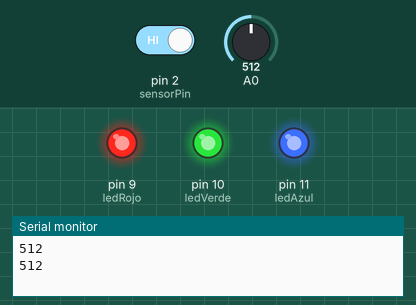
The sketch below on a simulated Arduino Uno, built with avr-gcc and run on an emulated ATmega328P. Parts: output pins drawn as LEDs (lit = HIGH), the last lines printed to the serial monitor. The test bench sets the inputs (shaded band); at power-on: A0 = 512, pin 2 (sensorPin) HIGH.

Above: at 1.8 s.
1.9 s: A0 set to 749
3.4 s: A0 set to 760
At 4.5 s:
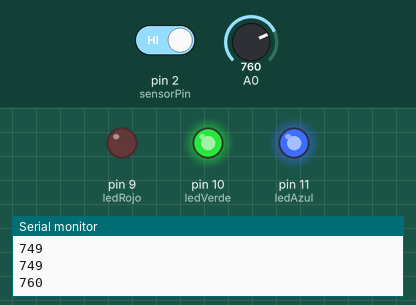
7.5 s: A0 set to 880
At 8.8 s:
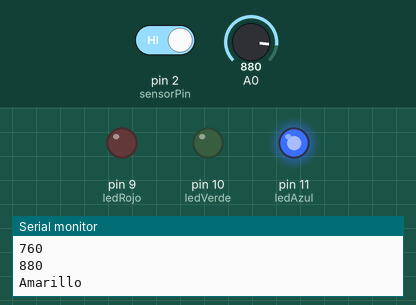
11.6 s: pin 2 (sensorPin) driven LOW
At 13.4 s:
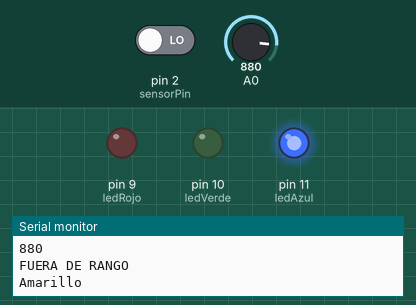
14.0 s: A0 set to 898
17.0 s: A0 set to 920
At 19.2 s:
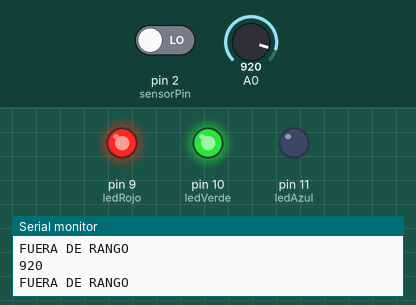
Timing chart, 0 to 20.7 s (numbered marks = the images above; inputs shaded):
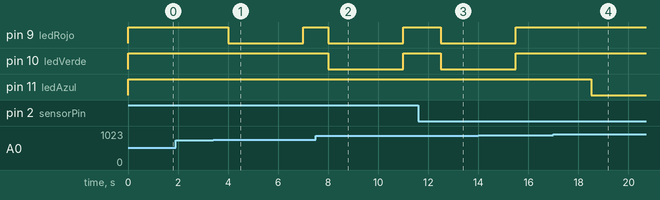

The sketch:

sketch_jan06a.ino
```cpp
int ledRojo  =  9; //Declaro pin para cátodo del rojo
int ledVerde = 10; //Declaro pin para cátodo del verde
int ledAzul  = 11; //Declaro pin para cátodo del azul
int sensorPin = 2;

void setup() {
  Serial.begin(9600);
  pinMode(ledRojo, OUTPUT);  //Configuro el pin 9 como salida
  pinMode(ledVerde, OUTPUT); //Configuro el pin 10 como salida
  pinMode(ledAzul, OUTPUT);  //Configuro el pin 11 como salida
  pinMode(sensorPin,INPUT);
}

void loop() {
  int sensor = analogRead(A0);
  Serial.println(sensor);
  int estado=digitalRead(sensorPin);
  if(estado!=1){
    Serial.println("FUERA DE RANGO");
    delay(500);
  }
  //Amarillo
  if(sensor>=870 && sensor<=897){
    analogWrite(ledRojo,0);
    analogWrite(ledVerde,0);
    analogWrite(ledAzul,255);
    Serial.println("Amarillo");
    delay(3000);
  }
  //Rojo
  if(sensor>=760 && sensor<=775){
    analogWrite(ledRojo,0);
    analogWrite(ledVerde,255);
    analogWrite(ledAzul,255);
    delay(3000);
  }
  //Verde
  if(sensor>=950 && sensor<=990){
    analogWrite(ledRojo,255);
    analogWrite(ledVerde,0);
    analogWrite(ledAzul,255);
    delay(3000);
  }
  //Azul
  if(sensor>=910 && sensor<=930){
    analogWrite(ledRojo,255);
    analogWrite(ledVerde,255);
    analogWrite(ledAzul,0);
    delay(3000);
  }
  analogWrite(ledRojo,255);
  analogWrite(ledVerde,255);
  analogWrite(ledAzul,255);
  delay(1000);
}
```

Measured:
- the behaviour switches between 759 and 760 on A0 (found by bisection; images 0 and 1)
- after the input at 3.4 s, pin 9 (ledRojo): HIGH → LOW after 0.60 s, → HIGH 3.0 s later
- after the input at 7.5 s, pin 10 (ledVerde): HIGH → LOW after 0.50 s, → HIGH 3.0 s later
- after the input at 11.6 s, pin 9 (ledRojo), pin 10 (ledVerde): HIGH → LOW after 0.90 s instead of 0.40 s
- after the input at 17.0 s, pin 11 (ledAzul): HIGH → LOW after 1.5 s
